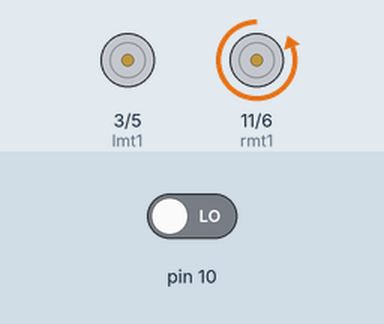
A sketch run on a simulated Arduino Uno, built with avr-gcc and run on an emulated ATmega328P. Shown: motor-driver pin pairs drawn as motors (green arrow = first pin HIGH = forward, orange = second pin HIGH = backward, longer = more drive). The test bench sets the inputs (shaded band); at power-on: pin 10 LOW.

Above: at 1.2 s.
1.3 s: pin 10 driven HIGH
At 1.6 s:
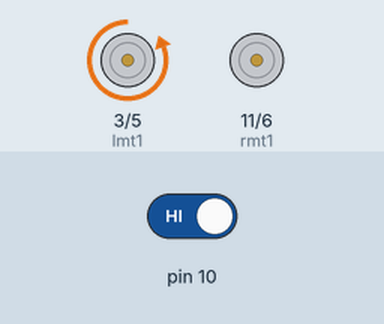
2.8 s: pin 10 driven LOW
At 3.9 s:
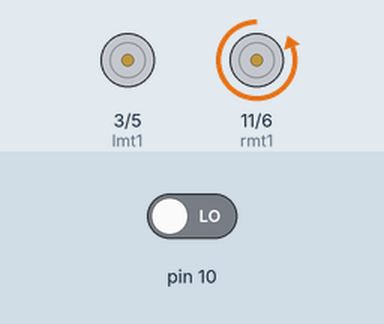
Timing chart, 0 to 5.8 s (numbered marks = the images above; inputs shaded):
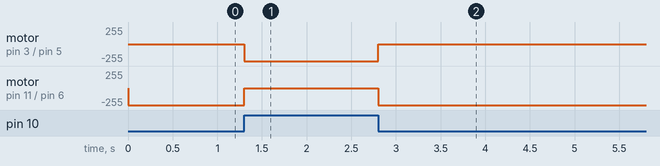

Measured:
- after the input at 1.3 s, motor on pin 3 (lmt1) / pin 5 (lmt2): stopped → backward 255/255 at once; motor on pin 11 (rmt1) / pin 6 (rmt2): backward 255/255 → stopped at once
- after the input at 2.8 s, motor on pin 3 (lmt1) / pin 5 (lmt2): backward 255/255 → stopped at once; motor on pin 11 (rmt1) / pin 6 (rmt2): stopped → backward 255/255 at once

The sketch:

LINE_FOLLOW.ino
```cpp
int lmt1 = 3;
int lmt2 = 5;
int rmt2 = 6;
int rmt1 = 11;
int sensor;

void setup() {
  // put your setup code here, to run once:
   pinMode (10,INPUT);
  pinMode (lmt1,OUTPUT);
  pinMode (lmt2,OUTPUT);
  pinMode (rmt1,OUTPUT);
  pinMode (rmt2,OUTPUT);
}
void loop() {
  // put your main code here, to run repeatedly:
  sensor = digitalRead(10);
  if(sensor == HIGH){
      stpright();
  }
  else {
    stpleft();
  }

}
void rvrs(){
  digitalWrite(lmt1,HIGH);
  digitalWrite(lmt2,LOW);
  digitalWrite(rmt1,HIGH);
  digitalWrite(rmt2,LOW);

}
void fwd(){
  digitalWrite(lmt1,LOW);
  digitalWrite(lmt2,HIGH);
  digitalWrite(rmt1,LOW);
  digitalWrite(rmt2,HIGH);

}
void right(){
  digitalWrite(lmt1,LOW);
  digitalWrite(lmt2,HIGH);
  digitalWrite(rmt1,HIGH);
  digitalWrite(rmt2,LOW);

}

void left(){
  digitalWrite(lmt1,HIGH);
  digitalWrite(lmt2,LOW);
  digitalWrite(rmt1,LOW);
  digitalWrite(rmt2,HIGH);

}

void stp(){
  digitalWrite(lmt1,LOW);
  digitalWrite(lmt2,LOW);
  digitalWrite(rmt1,LOW);
  digitalWrite(rmt2,LOW);

}
 void stpright(){
    digitalWrite(lmt1,LOW);
    digitalWrite(lmt2,HIGH);
    digitalWrite(rmt1,LOW);
    digitalWrite(rmt2,LOW);

  }

  void stpleft(){
    digitalWrite(lmt1,LOW);
    digitalWrite(lmt2,LOW);
    digitalWrite(rmt1,LOW);
    digitalWrite(rmt2,HIGH);

  }
```
